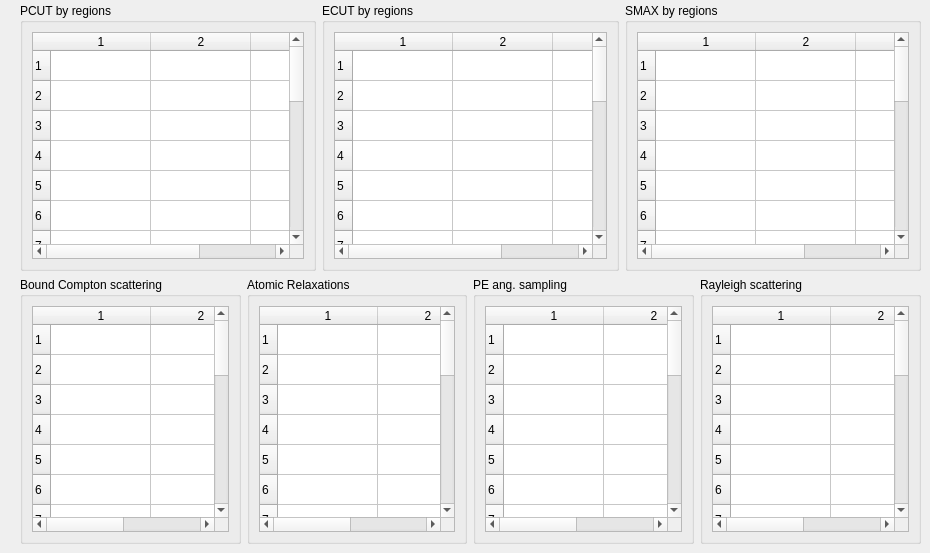
     <widget class="QWidget" name="MCTPRegTab">
      <attribute name="title">
       <string>Transport Parameters by Region</string>
      </attribute>
      <widget class="QWidget" name="layoutWidget">
       <property name="geometry">
        <rect>
         <x>20</x>
         <y>3</y>
         <width>901</width>
         <height>541</height>
        </rect>
       </property>
       <layout class="QVBoxLayout" name="verticalLayout_43">
        <item>
         <layout class="QHBoxLayout" name="horizontalLayout_26">
          <item>
           <widget class="QGroupBox" name="PCUTGroupBox">
            <property name="title">
             <string>PCUT by regions</string>
            </property>
            <layout class="QVBoxLayout" name="verticalLayout_40">
             <item>
              <widget class="QTableWidget" name="PCUTTable">
               <property name="sizePolicy">
                <sizepolicy hsizetype="Preferred" vsizetype="Preferred">
                 <horstretch>0</horstretch>
                 <verstretch>0</verstretch>
                </sizepolicy>
               </property>
               <property name="rowCount">
                <number>20</number>
               </property>
               <property name="columnCount">
                <number>3</number>
               </property>
               <row>
                <property name="text">
                 <string>1</string>
                </property>
               </row>
               <row>
                <property name="text">
                 <string>2</string>
                </property>
               </row>
               <row>
                <property name="text">
                 <string>3</string>
                </property>
               </row>
               <row>
                <property name="text">
                 <string>4</string>
                </property>
               </row>
               <row>
                <property name="text">
                 <string>5</string>
                </property>
               </row>
               <row>
                <property name="text">
                 <string>6</string>
                </property>
               </row>
               <row>
                <property name="text">
                 <string>7</string>
                </property>
               </row>
               <row>
                <property name="text">
                 <string>8</string>
                </property>
               </row>
               <row>
                <property name="text">
                 <string>9</string>
                </property>
               </row>
               <row>
                <property name="text">
                 <string>10</string>
                </property>
               </row>
               <row>
                <property name="text">
                 <string>11</string>
                </property>
               </row>
               <row>
                <property name="text">
                 <string>12</string>
                </property>
               </row>
               <row>
                <property name="text">
                 <string>13</string>
                </property>
               </row>
               <row>
                <property name="text">
                 <string>14</string>
                </property>
               </row>
               <row>
                <property name="text">
                 <string>15</string>
                </property>
               </row>
               <row>
                <property name="text">
                 <string>16</string>
                </property>
               </row>
               <row>
                <property name="text">
                 <string>17</string>
                </property>
               </row>
               <row>
                <property name="text">
                 <string>18</string>
                </property>
               </row>
               <row>
                <property name="text">
                 <string>19</string>
                </property>
               </row>
               <row>
                <property name="text">
                 <string>20</string>
                </property>
               </row>
               <column>
                <property name="text">
                 <string>1</string>
                </property>
               </column>
               <column>
                <property name="text">
                 <string>2</string>
                </property>
               </column>
               <column>
                <property name="text">
                 <string>3</string>
                </property>
               </column>
              </widget>
             </item>
            </layout>
           </widget>
          </item>
          <item>
           <widget class="QGroupBox" name="ECUTGroupBox">
            <property name="title">
             <string>ECUT by regions</string>
            </property>
            <layout class="QVBoxLayout" name="verticalLayout_41">
             <item>
              <widget class="QTableWidget" name="ECUTTable">
               <property name="sizePolicy">
                <sizepolicy hsizetype="Preferred" vsizetype="Preferred">
                 <horstretch>0</horstretch>
                 <verstretch>0</verstretch>
                </sizepolicy>
               </property>
               <property name="rowCount">
                <number>20</number>
               </property>
               <property name="columnCount">
                <number>3</number>
               </property>
               <row>
                <property name="text">
                 <string>1</string>
                </property>
               </row>
               <row>
                <property name="text">
                 <string>2</string>
                </property>
               </row>
               <row>
                <property name="text">
                 <string>3</string>
                </property>
               </row>
               <row>
                <property name="text">
                 <string>4</string>
                </property>
               </row>
               <row>
                <property name="text">
                 <string>5</string>
                </property>
               </row>
               <row>
                <property name="text">
                 <string>6</string>
                </property>
               </row>
               <row>
                <property name="text">
                 <string>7</string>
                </property>
               </row>
               <row>
                <property name="text">
                 <string>8</string>
                </property>
               </row>
               <row>
                <property name="text">
                 <string>9</string>
                </property>
               </row>
               <row>
                <property name="text">
                 <string>10</string>
                </property>
               </row>
               <row>
                <property name="text">
                 <string>11</string>
                </property>
               </row>
               <row>
                <property name="text">
                 <string>12</string>
                </property>
               </row>
               <row>
                <property name="text">
                 <string>13</string>
                </property>
               </row>
               <row>
                <property name="text">
                 <string>14</string>
                </property>
               </row>
               <row>
                <property name="text">
                 <string>15</string>
                </property>
               </row>
               <row>
                <property name="text">
                 <string>16</string>
                </property>
               </row>
               <row>
                <property name="text">
                 <string>17</string>
                </property>
               </row>
               <row>
                <property name="text">
                 <string>18</string>
                </property>
               </row>
               <row>
                <property name="text">
                 <string>19</string>
                </property>
               </row>
               <row>
                <property name="text">
                 <string>20</string>
                </property>
               </row>
               <column>
                <property name="text">
                 <string>1</string>
                </property>
               </column>
               <column>
                <property name="text">
                 <string>2</string>
                </property>
               </column>
               <column>
                <property name="text">
                 <string>3</string>
                </property>
               </column>
              </widget>
             </item>
            </layout>
           </widget>
          </item>
          <item>
           <widget class="QGroupBox" name="SMAXGroupBox">
            <property name="title">
             <string>SMAX by regions</string>
            </property>
            <layout class="QVBoxLayout" name="verticalLayout_42">
             <item>
              <widget class="QTableWidget" name="SMAXTable">
               <property name="sizePolicy">
                <sizepolicy hsizetype="Preferred" vsizetype="Preferred">
                 <horstretch>0</horstretch>
                 <verstretch>0</verstretch>
                </sizepolicy>
               </property>
               <property name="rowCount">
                <number>20</number>
               </property>
               <property name="columnCount">
                <number>3</number>
               </property>
               <row>
                <property name="text">
                 <string>1</string>
                </property>
               </row>
               <row>
                <property name="text">
                 <string>2</string>
                </property>
               </row>
               <row>
                <property name="text">
                 <string>3</string>
                </property>
               </row>
               <row>
                <property name="text">
                 <string>4</string>
                </property>
               </row>
               <row>
                <property name="text">
                 <string>5</string>
                </property>
               </row>
               <row>
                <property name="text">
                 <string>6</string>
                </property>
               </row>
               <row>
                <property name="text">
                 <string>7</string>
                </property>
               </row>
               <row>
                <property name="text">
                 <string>8</string>
                </property>
               </row>
               <row>
                <property name="text">
                 <string>9</string>
                </property>
               </row>
               <row>
                <property name="text">
                 <string>10</string>
                </property>
               </row>
               <row>
                <property name="text">
                 <string>11</string>
                </property>
               </row>
               <row>
                <property name="text">
                 <string>12</string>
                </property>
               </row>
               <row>
                <property name="text">
                 <string>13</string>
                </property>
               </row>
               <row>
                <property name="text">
                 <string>14</string>
                </property>
               </row>
               <row>
                <property name="text">
                 <string>15</string>
                </property>
               </row>
               <row>
                <property name="text">
                 <string>16</string>
                </property>
               </row>
               <row>
                <property name="text">
                 <string>17</string>
                </property>
               </row>
               <row>
                <property name="text">
                 <string>18</string>
                </property>
               </row>
               <row>
                <property name="text">
                 <string>19</string>
                </property>
               </row>
               <row>
                <property name="text">
                 <string>20</string>
                </property>
               </row>
               <column>
                <property name="text">
                 <string>1</string>
                </property>
               </column>
               <column>
                <property name="text">
                 <string>2</string>
                </property>
               </column>
               <column>
                <property name="text">
                 <string>3</string>
                </property>
               </column>
              </widget>
             </item>
            </layout>
           </widget>
          </item>
         </layout>
        </item>
        <item>
         <layout class="QHBoxLayout" name="horizontalLayout_25">
          <item>
           <widget class="QGroupBox" name="BoundComptonGroupBox">
            <property name="toolTip">
             <string/>
            </property>
            <property name="title">
             <string>Bound Compton scattering</string>
            </property>
            <layout class="QVBoxLayout" name="verticalLayout_39">
             <item>
              <widget class="QTableWidget" name="BoundComptonTable">
               <property name="sizePolicy">
                <sizepolicy hsizetype="Preferred" vsizetype="Preferred">
                 <horstretch>0</horstretch>
                 <verstretch>0</verstretch>
                </sizepolicy>
               </property>
               <property name="rowCount">
                <number>20</number>
               </property>
               <property name="columnCount">
                <number>2</number>
               </property>
               <row>
                <property name="text">
                 <string>1</string>
                </property>
               </row>
               <row>
                <property name="text">
                 <string>2</string>
                </property>
               </row>
               <row>
                <property name="text">
                 <string>3</string>
                </property>
               </row>
               <row>
                <property name="text">
                 <string>4</string>
                </property>
               </row>
               <row>
                <property name="text">
                 <string>5</string>
                </property>
               </row>
               <row>
                <property name="text">
                 <string>6</string>
                </property>
               </row>
               <row>
                <property name="text">
                 <string>7</string>
                </property>
               </row>
               <row>
                <property name="text">
                 <string>8</string>
                </property>
               </row>
               <row>
                <property name="text">
                 <string>9</string>
                </property>
               </row>
               <row>
                <property name="text">
                 <string>10</string>
                </property>
               </row>
               <row>
                <property name="text">
                 <string>11</string>
                </property>
               </row>
               <row>
                <property name="text">
                 <string>12</string>
                </property>
               </row>
               <row>
                <property name="text">
                 <string>13</string>
                </property>
               </row>
               <row>
                <property name="text">
                 <string>14</string>
                </property>
               </row>
               <row>
                <property name="text">
                 <string>15</string>
                </property>
               </row>
               <row>
                <property name="text">
                 <string>16</string>
                </property>
               </row>
               <row>
                <property name="text">
                 <string>17</string>
                </property>
               </row>
               <row>
                <property name="text">
                 <string>18</string>
                </property>
               </row>
               <row>
                <property name="text">
                 <string>19</string>
                </property>
               </row>
               <row>
                <property name="text">
                 <string>20</string>
                </property>
               </row>
               <column>
                <property name="text">
                 <string>1</string>
                </property>
               </column>
               <column>
                <property name="text">
                 <string>2</string>
                </property>
               </column>
              </widget>
             </item>
            </layout>
           </widget>
          </item>
          <item>
           <widget class="QGroupBox" name="RelaxationsGroupBox">
            <property name="toolTip">
             <string/>
            </property>
            <property name="title">
             <string>Atomic Relaxations</string>
            </property>
            <layout class="QVBoxLayout" name="verticalLayout_38">
             <item>
              <widget class="QTableWidget" name="RelaxationsTable">
               <property name="sizePolicy">
                <sizepolicy hsizetype="Preferred" vsizetype="Preferred">
                 <horstretch>0</horstretch>
                 <verstretch>0</verstretch>
                </sizepolicy>
               </property>
               <property name="rowCount">
                <number>20</number>
               </property>
               <property name="columnCount">
                <number>2</number>
               </property>
               <row>
                <property name="text">
                 <string>1</string>
                </property>
               </row>
               <row>
                <property name="text">
                 <string>2</string>
                </property>
               </row>
               <row>
                <property name="text">
                 <string>3</string>
                </property>
               </row>
               <row>
                <property name="text">
                 <string>4</string>
                </property>
               </row>
               <row>
                <property name="text">
                 <string>5</string>
                </property>
               </row>
               <row>
                <property name="text">
                 <string>6</string>
                </property>
               </row>
               <row>
                <property name="text">
                 <string>7</string>
                </property>
               </row>
               <row>
                <property name="text">
                 <string>8</string>
                </property>
               </row>
               <row>
                <property name="text">
                 <string>9</string>
                </property>
               </row>
               <row>
                <property name="text">
                 <string>10</string>
                </property>
               </row>
               <row>
                <property name="text">
                 <string>11</string>
                </property>
               </row>
               <row>
                <property name="text">
                 <string>12</string>
                </property>
               </row>
               <row>
                <property name="text">
                 <string>13</string>
                </property>
               </row>
               <row>
                <property name="text">
                 <string>14</string>
                </property>
               </row>
               <row>
                <property name="text">
                 <string>15</string>
                </property>
               </row>
               <row>
                <property name="text">
                 <string>16</string>
                </property>
               </row>
               <row>
                <property name="text">
                 <string>17</string>
                </property>
               </row>
               <row>
                <property name="text">
                 <string>18</string>
                </property>
               </row>
               <row>
                <property name="text">
                 <string>19</string>
                </property>
               </row>
               <row>
                <property name="text">
                 <string>20</string>
                </property>
               </row>
               <column>
                <property name="text">
                 <string>1</string>
                </property>
               </column>
               <column>
                <property name="text">
                 <string>2</string>
                </property>
               </column>
              </widget>
             </item>
            </layout>
           </widget>
          </item>
          <item>
           <widget class="QGroupBox" name="PEAngSamGroupBox">
            <property name="toolTip">
             <string/>
            </property>
            <property name="title">
             <string>PE ang. sampling</string>
            </property>
            <layout class="QVBoxLayout" name="verticalLayout_29">
             <item>
              <widget class="QTableWidget" name="PEAngSamplingTable">
               <property name="sizePolicy">
                <sizepolicy hsizetype="Preferred" vsizetype="Preferred">
                 <horstretch>0</horstretch>
                 <verstretch>0</verstretch>
                </sizepolicy>
               </property>
               <property name="rowCount">
                <number>20</number>
               </property>
               <property name="columnCount">
                <number>2</number>
               </property>
               <row>
                <property name="text">
                 <string>1</string>
                </property>
               </row>
               <row>
                <property name="text">
                 <string>2</string>
                </property>
               </row>
               <row>
                <property name="text">
                 <string>3</string>
                </property>
               </row>
               <row>
                <property name="text">
                 <string>4</string>
                </property>
               </row>
               <row>
                <property name="text">
                 <string>5</string>
                </property>
               </row>
               <row>
                <property name="text">
                 <string>6</string>
                </property>
               </row>
               <row>
                <property name="text">
                 <string>7</string>
                </property>
               </row>
               <row>
                <property name="text">
                 <string>8</string>
                </property>
               </row>
               <row>
                <property name="text">
                 <string>9</string>
                </property>
               </row>
               <row>
                <property name="text">
                 <string>10</string>
                </property>
               </row>
               <row>
                <property name="text">
                 <string>11</string>
                </property>
               </row>
               <row>
                <property name="text">
                 <string>12</string>
                </property>
               </row>
               <row>
                <property name="text">
                 <string>13</string>
                </property>
               </row>
               <row>
                <property name="text">
                 <string>14</string>
                </property>
               </row>
               <row>
                <property name="text">
                 <string>15</string>
                </property>
               </row>
               <row>
                <property name="text">
                 <string>16</string>
                </property>
               </row>
               <row>
                <property name="text">
                 <string>17</string>
                </property>
               </row>
               <row>
                <property name="text">
                 <string>18</string>
                </property>
               </row>
               <row>
                <property name="text">
                 <string>19</string>
                </property>
               </row>
               <row>
                <property name="text">
                 <string>20</string>
                </property>
               </row>
               <column>
                <property name="text">
                 <string>1</string>
                </property>
               </column>
               <column>
                <property name="text">
                 <string>2</string>
                </property>
               </column>
              </widget>
             </item>
            </layout>
           </widget>
          </item>
          <item>
           <widget class="QGroupBox" name="RayleighGroupBox">
            <property name="toolTip">
             <string/>
            </property>
            <property name="title">
             <string>Rayleigh scattering</string>
            </property>
            <layout class="QVBoxLayout" name="verticalLayout_32">
             <item>
              <widget class="QTableWidget" name="RayleighTable">
               <property name="sizePolicy">
                <sizepolicy hsizetype="Preferred" vsizetype="Preferred">
                 <horstretch>0</horstretch>
                 <verstretch>0</verstretch>
                </sizepolicy>
               </property>
               <property name="rowCount">
                <number>20</number>
               </property>
               <property name="columnCount">
                <number>2</number>
               </property>
               <row>
                <property name="text">
                 <string>1</string>
                </property>
               </row>
               <row>
                <property name="text">
                 <string>2</string>
                </property>
               </row>
               <row>
                <property name="text">
                 <string>3</string>
                </property>
               </row>
               <row>
                <property name="text">
                 <string>4</string>
                </property>
               </row>
               <row>
                <property name="text">
                 <string>5</string>
                </property>
               </row>
               <row>
                <property name="text">
                 <string>6</string>
                </property>
               </row>
               <row>
                <property name="text">
                 <string>7</string>
                </property>
               </row>
               <row>
                <property name="text">
                 <string>8</string>
                </property>
               </row>
               <row>
                <property name="text">
                 <string>9</string>
                </property>
               </row>
               <row>
                <property name="text">
                 <string>10</string>
                </property>
               </row>
               <row>
                <property name="text">
                 <string>11</string>
                </property>
               </row>
               <row>
                <property name="text">
                 <string>12</string>
                </property>
               </row>
               <row>
                <property name="text">
                 <string>13</string>
                </property>
               </row>
               <row>
                <property name="text">
                 <string>14</string>
                </property>
               </row>
               <row>
                <property name="text">
                 <string>15</string>
                </property>
               </row>
               <row>
                <property name="text">
                 <string>16</string>
                </property>
               </row>
               <row>
                <property name="text">
                 <string>17</string>
                </property>
               </row>
               <row>
                <property name="text">
                 <string>18</string>
                </property>
               </row>
               <row>
                <property name="text">
                 <string>19</string>
                </property>
               </row>
               <row>
                <property name="text">
                 <string>20</string>
                </property>
               </row>
               <column>
                <property name="text">
                 <string>1</string>
                </property>
               </column>
               <column>
                <property name="text">
                 <string>2</string>
                </property>
               </column>
              </widget>
             </item>
            </layout>
           </widget>
          </item>
         </layout>
        </item>
       </layout>
      </widget>
     </widget>
